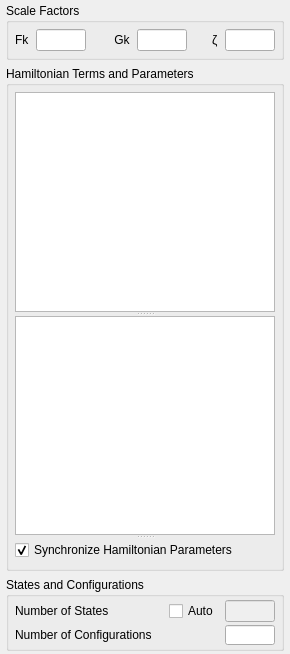
      <widget class="QWidget" name="hamiltonianPage">
       <property name="enabled">
        <bool>true</bool>
       </property>
       <property name="geometry">
        <rect>
         <x>0</x>
         <y>0</y>
         <width>290</width>
         <height>654</height>
        </rect>
       </property>
       <attribute name="label">
        <string>Hamiltonian Setup</string>
       </attribute>
       <layout class="QVBoxLayout" name="hamiltonianPageVBoxLayout">
        <property name="leftMargin">
         <number>6</number>
        </property>
        <property name="topMargin">
         <number>3</number>
        </property>
        <property name="rightMargin">
         <number>6</number>
        </property>
        <property name="bottomMargin">
         <number>3</number>
        </property>
        <item>
         <widget class="QGroupBox" name="scalingGroupBox">
          <property name="toolTip">
           <string>&lt;html&gt;&lt;head/&gt;&lt;body&gt;&lt;p&gt;Use the input boxes to change the scale factors for a specific type of atomic integrals; Slater radial integrals (direct and exchange), and spin-orbit coupling integrals.&lt;/p&gt;&lt;/body&gt;&lt;/html&gt;</string>
          </property>
          <property name="title">
           <string>Scale Factors</string>
          </property>
          <layout class="QVBoxLayout" name="scalingVBoxLayout">
           <property name="spacing">
            <number>6</number>
           </property>
           <property name="leftMargin">
            <number>6</number>
           </property>
           <property name="topMargin">
            <number>6</number>
           </property>
           <property name="rightMargin">
            <number>6</number>
           </property>
           <property name="bottomMargin">
            <number>6</number>
           </property>
           <item>
            <layout class="QHBoxLayout" name="scalingHBoxLayout">
             <item>
              <widget class="QLabel" name="gkLabel">
               <property name="text">
                <string>Fk</string>
               </property>
               <property name="alignment">
                <set>Qt::AlignLeading|Qt::AlignLeft|Qt::AlignVCenter</set>
               </property>
              </widget>
             </item>
             <item>
              <widget class="DoubleLineEdit" name="fkLineEdit">
               <property name="sizePolicy">
                <sizepolicy hsizetype="Fixed" vsizetype="Fixed">
                 <horstretch>0</horstretch>
                 <verstretch>0</verstretch>
                </sizepolicy>
               </property>
               <property name="maximumSize">
                <size>
                 <width>50</width>
                 <height>16777215</height>
                </size>
               </property>
               <property name="alignment">
                <set>Qt::AlignRight|Qt::AlignTrailing|Qt::AlignVCenter</set>
               </property>
              </widget>
             </item>
             <item>
              <spacer name="horizontalSpacer_2">
               <property name="orientation">
                <enum>Qt::Horizontal</enum>
               </property>
               <property name="sizeHint" stdset="0">
                <size>
                 <width>0</width>
                 <height>0</height>
                </size>
               </property>
              </spacer>
             </item>
             <item>
              <widget class="QLabel" name="fkLabel">
               <property name="text">
                <string> Gk</string>
               </property>
               <property name="alignment">
                <set>Qt::AlignLeading|Qt::AlignLeft|Qt::AlignVCenter</set>
               </property>
              </widget>
             </item>
             <item>
              <widget class="DoubleLineEdit" name="gkLineEdit">
               <property name="sizePolicy">
                <sizepolicy hsizetype="Fixed" vsizetype="Fixed">
                 <horstretch>0</horstretch>
                 <verstretch>0</verstretch>
                </sizepolicy>
               </property>
               <property name="maximumSize">
                <size>
                 <width>50</width>
                 <height>16777215</height>
                </size>
               </property>
               <property name="alignment">
                <set>Qt::AlignRight|Qt::AlignTrailing|Qt::AlignVCenter</set>
               </property>
              </widget>
             </item>
             <item>
              <spacer name="horizontalSpacer_3">
               <property name="orientation">
                <enum>Qt::Horizontal</enum>
               </property>
               <property name="sizeHint" stdset="0">
                <size>
                 <width>0</width>
                 <height>0</height>
                </size>
               </property>
              </spacer>
             </item>
             <item>
              <widget class="QLabel" name="zetaLabel">
               <property name="text">
                <string>ζ</string>
               </property>
               <property name="alignment">
                <set>Qt::AlignLeading|Qt::AlignLeft|Qt::AlignVCenter</set>
               </property>
              </widget>
             </item>
             <item>
              <widget class="DoubleLineEdit" name="zetaLineEdit">
               <property name="sizePolicy">
                <sizepolicy hsizetype="Fixed" vsizetype="Fixed">
                 <horstretch>0</horstretch>
                 <verstretch>0</verstretch>
                </sizepolicy>
               </property>
               <property name="maximumSize">
                <size>
                 <width>50</width>
                 <height>16777215</height>
                </size>
               </property>
               <property name="alignment">
                <set>Qt::AlignRight|Qt::AlignTrailing|Qt::AlignVCenter</set>
               </property>
              </widget>
             </item>
            </layout>
           </item>
          </layout>
         </widget>
        </item>
        <item>
         <widget class="QGroupBox" name="hamiltonianGroupBox">
          <property name="title">
           <string>Hamiltonian Terms and Parameters</string>
          </property>
          <layout class="QVBoxLayout" name="hamiltonianVBoxLayout">
           <property name="spacing">
            <number>6</number>
           </property>
           <property name="leftMargin">
            <number>6</number>
           </property>
           <property name="topMargin">
            <number>6</number>
           </property>
           <property name="rightMargin">
            <number>6</number>
           </property>
           <property name="bottomMargin">
            <number>6</number>
           </property>
           <item>
            <widget class="QSplitter" name="hamiltonianSplitter">
             <property name="orientation">
              <enum>Qt::Vertical</enum>
             </property>
             <widget class="QListView" name="hamiltonianTermsView">
              <property name="enabled">
               <bool>true</bool>
              </property>
              <property name="toolTip">
               <string>&lt;html&gt;&lt;head/&gt;&lt;body&gt;&lt;p&gt;Use the check boxes to select the Hamiltonian terms included in the calculation. Left-click on the term's name to display its parameters in the view below. &lt;/p&gt;&lt;/body&gt;&lt;/html&gt;</string>
              </property>
              <property name="tabKeyNavigation">
               <bool>true</bool>
              </property>
              <property name="alternatingRowColors">
               <bool>true</bool>
              </property>
             </widget>
             <widget class="HamiltonianParametersView" name="hamiltonianParametersView">
              <property name="toolTip">
               <string>&lt;html&gt;&lt;head/&gt;&lt;body&gt;&lt;p&gt;Double-click to edit the value or the scale factor of a parameter.&lt;/p&gt;&lt;/body&gt;&lt;/html&gt;</string>
              </property>
              <property name="frameShape">
               <enum>QFrame::StyledPanel</enum>
              </property>
              <property name="alternatingRowColors">
               <bool>true</bool>
              </property>
              <property name="indentation">
               <number>15</number>
              </property>
             </widget>
             <widget class="QWidget" name="horizontalLayoutWidget">
              <layout class="QHBoxLayout" name="syncParametersHBoxLayout">
               <item>
                <widget class="QCheckBox" name="syncParametersCheckBox">
                 <property name="text">
                  <string>Synchronize Hamiltonian Parameters</string>
                 </property>
                 <property name="checked">
                  <bool>true</bool>
                 </property>
                </widget>
               </item>
              </layout>
             </widget>
            </widget>
           </item>
          </layout>
         </widget>
        </item>
        <item>
         <widget class="QGroupBox" name="statesAndConfigurationsGroupBox">
          <property name="title">
           <string>States and Configurations</string>
          </property>
          <layout class="QVBoxLayout" name="verticalLayout_6">
           <property name="spacing">
            <number>3</number>
           </property>
           <property name="leftMargin">
            <number>6</number>
           </property>
           <property name="topMargin">
            <number>3</number>
           </property>
           <property name="rightMargin">
            <number>6</number>
           </property>
           <property name="bottomMargin">
            <number>3</number>
           </property>
           <item>
            <layout class="QHBoxLayout" name="nPsisHBoxLayout">
             <property name="spacing">
              <number>6</number>
             </property>
             <item>
              <widget class="QLabel" name="nPsisLabel">
               <property name="toolTip">
                <string>&lt;html&gt;&lt;head/&gt;&lt;body&gt;&lt;p&gt;Use the input box to change the number of states of the initial Hamiltonian included in the calculation. If &lt;span style=&quot; font-weight:600;&quot;&gt;Auto&lt;/span&gt; is checked, the number will be detemined based on the Boltzmann factor at the given temperature.&lt;/p&gt;&lt;/body&gt;&lt;/html&gt;</string>
               </property>
               <property name="text">
                <string>Number of States</string>
               </property>
              </widget>
             </item>
             <item>
              <spacer name="horizontalSpacer">
               <property name="orientation">
                <enum>Qt::Horizontal</enum>
               </property>
               <property name="sizeHint" stdset="0">
                <size>
                 <width>40</width>
                 <height>20</height>
                </size>
               </property>
              </spacer>
             </item>
             <item>
              <widget class="QCheckBox" name="nPsisAutoCheckBox">
               <property name="sizePolicy">
                <sizepolicy hsizetype="Minimum" vsizetype="Fixed">
                 <horstretch>0</horstretch>
                 <verstretch>0</verstretch>
                </sizepolicy>
               </property>
               <property name="text">
                <string>Auto</string>
               </property>
              </widget>
             </item>
             <item>
              <widget class="IntLineEdit" name="nPsisLineEdit">
               <property name="enabled">
                <bool>false</bool>
               </property>
               <property name="sizePolicy">
                <sizepolicy hsizetype="Fixed" vsizetype="Fixed">
                 <horstretch>0</horstretch>
                 <verstretch>0</verstretch>
                </sizepolicy>
               </property>
               <property name="maximumSize">
                <size>
                 <width>50</width>
                 <height>16777215</height>
                </size>
               </property>
               <property name="alignment">
                <set>Qt::AlignRight|Qt::AlignTrailing|Qt::AlignVCenter</set>
               </property>
              </widget>
             </item>
            </layout>
           </item>
           <item>
            <layout class="QHBoxLayout" name="nConfigurationsHBoxLayout">
             <item>
              <widget class="QLabel" name="nConfigurationsLabel">
               <property name="toolTip">
                <string>&lt;html&gt;&lt;head/&gt;&lt;body&gt;&lt;p&gt;Use the input box to change the number of configurations to include in configuration interaction (CI) calculations. The option is only available for calculations where ligands are included.&lt;/p&gt;&lt;/body&gt;&lt;/html&gt;</string>
               </property>
               <property name="text">
                <string>Number of Configurations</string>
               </property>
              </widget>
             </item>
             <item>
              <widget class="IntLineEdit" name="nConfigurationsLineEdit">
               <property name="sizePolicy">
                <sizepolicy hsizetype="Fixed" vsizetype="Fixed">
                 <horstretch>0</horstretch>
                 <verstretch>0</verstretch>
                </sizepolicy>
               </property>
               <property name="maximumSize">
                <size>
                 <width>50</width>
                 <height>20</height>
                </size>
               </property>
               <property name="alignment">
                <set>Qt::AlignRight|Qt::AlignTrailing|Qt::AlignVCenter</set>
               </property>
              </widget>
             </item>
            </layout>
           </item>
          </layout>
         </widget>
        </item>
       </layout>
      </widget>
